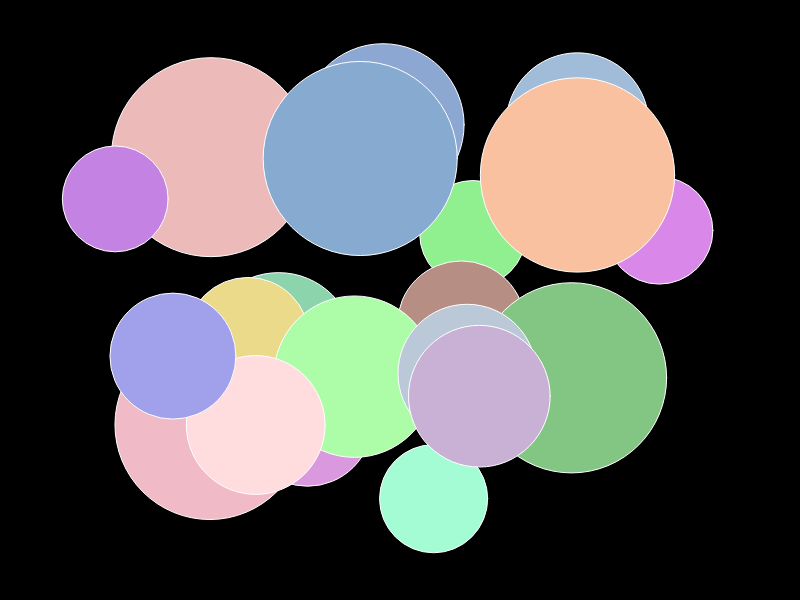
Frame 1 (no input)
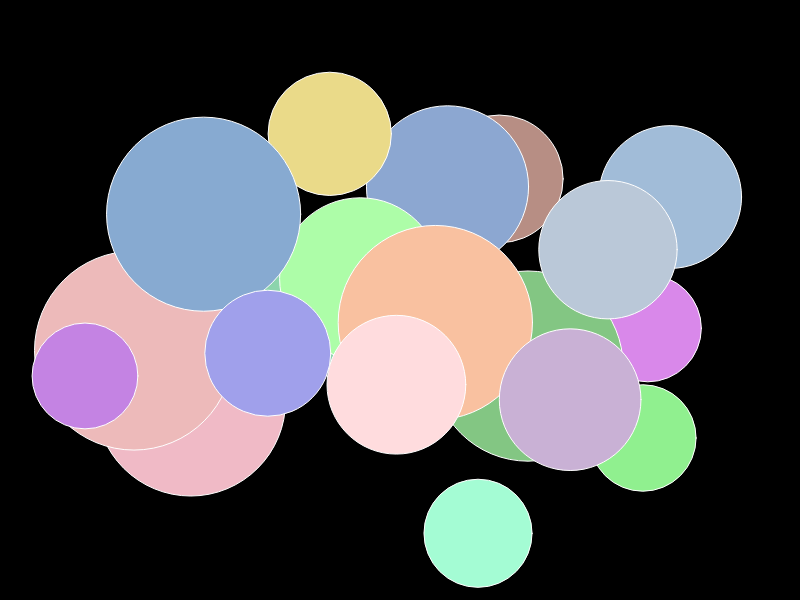
Frame 60 (no input)
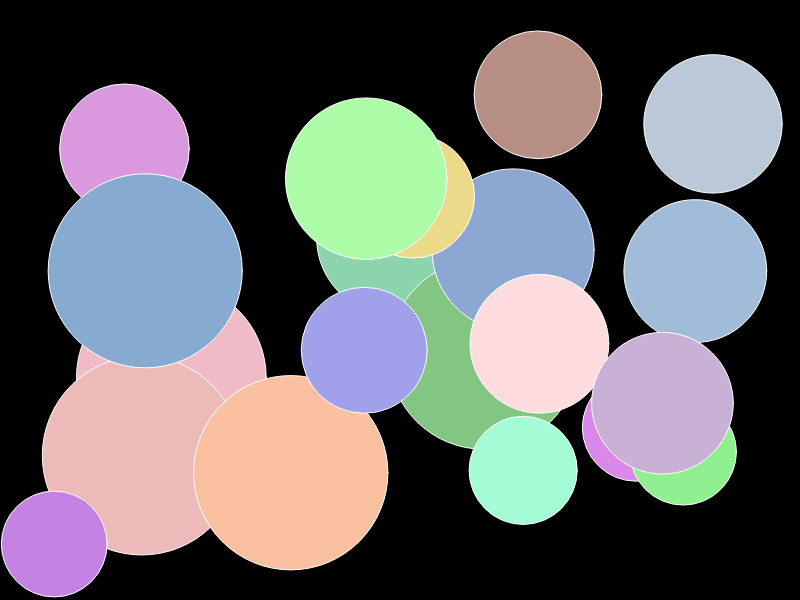
Frame 120 (the mouse pressed at the canvas centre since frame 60)

The p5.js sketch that drew these frames (run headless with seeded random() and noise() and a simulated clock; from frame 60 on, the mouse is pressed at the canvas centre):

// p5.js sketch
// ── sketch.js
var balls = [];

function setup() {
    createCanvas(800, 600);
    for (var i = 0; i < 20; i++) {
        balls[i] = new Ball(random(127, 255), random(127, 255), random(127, 255));
    }
}

function draw() {
    background(0);
    for (var i = 0; i < balls.length; i++) {
        balls[i].draw();
        balls[i].update();
        balls[i].bounce();
    }
}
// ── ball.js
function Ball(_r, _g, _b){
    this.x = random(100, width-100);
    this.y = random(100, height-100);
    this.diam = random(100, 200);
    this.xspeed = random(-3, 3);
    this.yspeed = random(-3.5,3.5);
    this.color = color(_r, _g, _b);
    
    this.draw = function () {
        stroke(255);
        fill(this.color);
        ellipse(this.x, this.y, this.diam, this.diam);
    };
    this.update = function () {
        this.x += this.xspeed;
        this.y += this.yspeed;
    }
    this.bounce = function () {
        if (this.x > width - this.diam / 2 || this.x < this.diam / 2) {
            this.xspeed *= -1;
        }
        if (this.y > height - this.diam / 2 || this.y < this.diam / 2) {
            this.yspeed *= -1;
        }
    }
}
